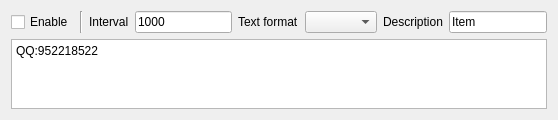
<?xml version="1.0" encoding="UTF-8"?>
<ui version="4.0">
 <class>SAKDebuggerPluginRegularlySendingItem</class>
 <widget class="QWidget" name="SAKDebuggerPluginRegularlySendingItem">
  <property name="geometry">
   <rect>
    <x>0</x>
    <y>0</y>
    <width>558</width>
    <height>114</height>
   </rect>
  </property>
  <property name="windowTitle">
   <string>Timing Sent</string>
  </property>
  <layout class="QGridLayout" name="gridLayout">
   <item row="0" column="5">
    <widget class="QComboBox" name="textFormatComboBox"/>
   </item>
   <item row="0" column="7">
    <widget class="QLineEdit" name="descriptionLineEdit">
     <property name="text">
      <string notr="true">Item</string>
     </property>
    </widget>
   </item>
   <item row="0" column="6">
    <widget class="QLabel" name="label_2">
     <property name="text">
      <string>Description</string>
     </property>
    </widget>
   </item>
   <item row="0" column="0">
    <widget class="QCheckBox" name="enableCheckBox">
     <property name="text">
      <string>Enable</string>
     </property>
    </widget>
   </item>
   <item row="1" column="0" colspan="8">
    <widget class="QTextEdit" name="inputDataTextEdit">
     <property name="maximumSize">
      <size>
       <width>16777215</width>
       <height>70</height>
      </size>
     </property>
     <property name="html">
      <string notr="true">&lt;!DOCTYPE HTML PUBLIC &quot;-//W3C//DTD HTML 4.0//EN&quot; &quot;http://www.w3.org/TR/REC-html40/strict.dtd&quot;&gt;
&lt;html&gt;&lt;head&gt;&lt;meta name=&quot;qrichtext&quot; content=&quot;1&quot; /&gt;&lt;style type=&quot;text/css&quot;&gt;
p, li { white-space: pre-wrap; }
&lt;/style&gt;&lt;/head&gt;&lt;body style=&quot; font-family:'SimSun'; font-size:9pt; font-weight:400; font-style:normal;&quot;&gt;
&lt;p style=&quot; margin-top:0px; margin-bottom:0px; margin-left:0px; margin-right:0px; -qt-block-indent:0; text-indent:0px;&quot;&gt;QQ:952218522&lt;/p&gt;&lt;/body&gt;&lt;/html&gt;</string>
     </property>
     <property name="placeholderText">
      <string/>
     </property>
    </widget>
   </item>
   <item row="0" column="2">
    <widget class="QLabel" name="label_3">
     <property name="text">
      <string>Interval</string>
     </property>
    </widget>
   </item>
   <item row="0" column="3">
    <widget class="QLineEdit" name="intervalLineEdit">
     <property name="sizePolicy">
      <sizepolicy hsizetype="Preferred" vsizetype="Fixed">
       <horstretch>0</horstretch>
       <verstretch>0</verstretch>
      </sizepolicy>
     </property>
     <property name="text">
      <string>1000</string>
     </property>
    </widget>
   </item>
   <item row="0" column="4">
    <widget class="QLabel" name="label">
     <property name="text">
      <string>Text format</string>
     </property>
    </widget>
   </item>
   <item row="0" column="1">
    <widget class="Line" name="line">
     <property name="orientation">
      <enum>Qt::Vertical</enum>
     </property>
    </widget>
   </item>
  </layout>
 </widget>
 <resources/>
 <connections/>
</ui>
